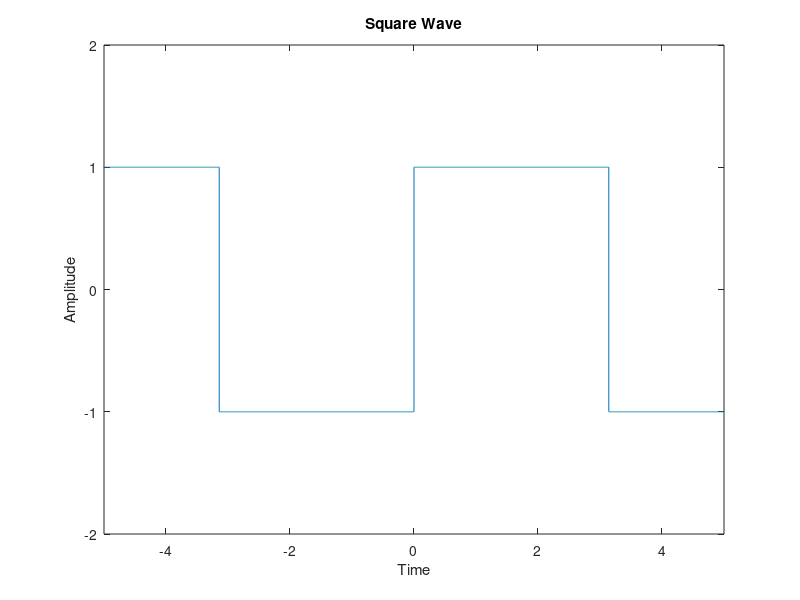

This figure's MATLAB source:
clc
clear all;
close all;

a = 1;
t = -10 : 0.0005 : 10;
x = a*square(t);

figure(73050);
plot(t, x);
axis([-5 5 -2 2]);
title('Square Wave');
xlabel('Time');
ylabel('Amplitude');